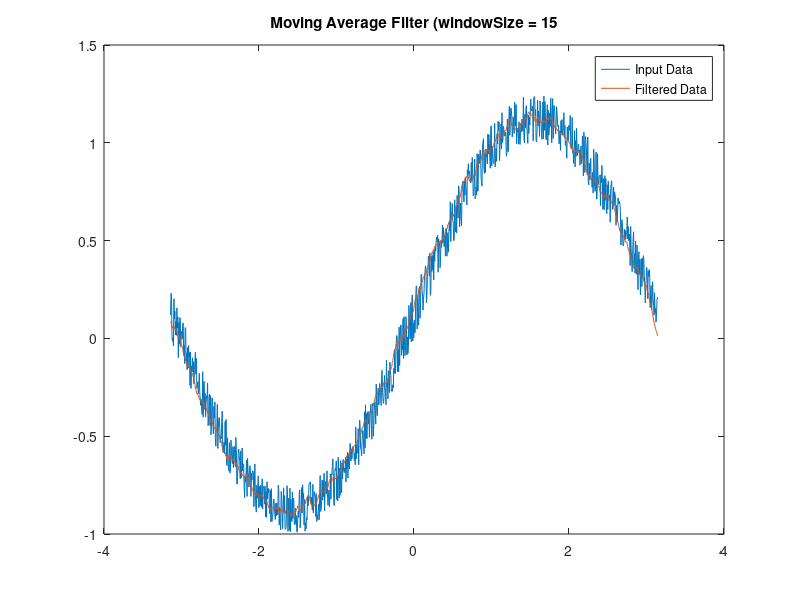

MATLAB code to generate this figure: (Note: this script raises an error after producing the figure.)
%Keith Harris
%EE314L
%Lab3
%12.7.2022


%activity1 Moving-Average Filter

t1 = linspace(pi,-pi,1000);
rng default %initialize random number generator
x1 = sin(t1) + 0.25*rand(size(t1));

windowSize = 15;
b = (1/windowSize)*ones(1,windowSize);
a = 1;

y1 = filter(b,a,x1);
plot(t1,x1)
hold on
plot(t1,y1)
title('Moving Average Filter (windowSize = 15')
legend('Input Data','Filtered Data')

%activity2 Low-Pass Filter


fs = 1e3;
t2 = 0:1/fs:1;
x2 = [1 2 3]*sin(2*pi*[50 250 300]'.*t2) + randn(size(t2))/10;
figure;
lowpass(x2,150,fs)
figure;
highpass(x2,150,fs)
figure;
bandpass(x2,[100 200],fs)
figure;
bandstop(x2,[100 200],fs)